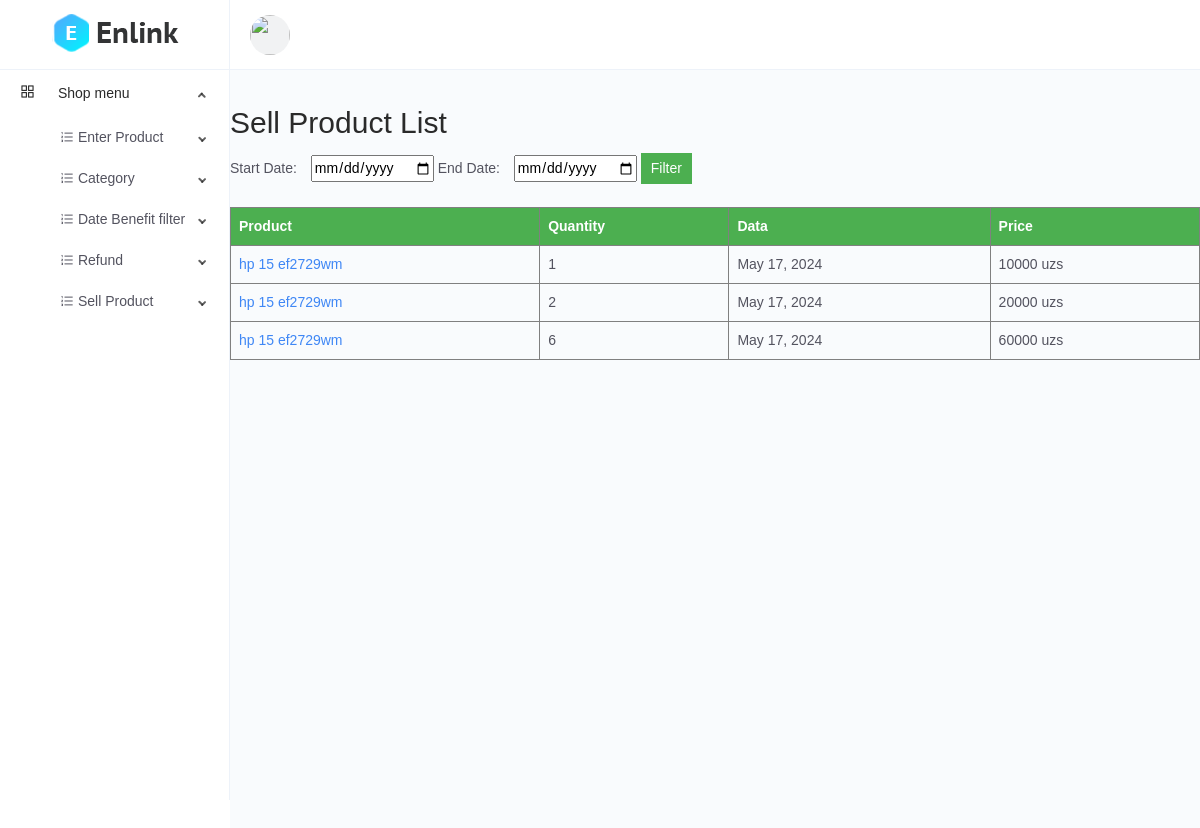
/sell-product/list/ (signed in), run on the app's committed database.
### main/models.py (models this page shows, shortened)
class CodeGenerate(models.Model):
    code = models.CharField(max_length=255, blank=True, unique=True)
    class Meta:
        abstract = True

class SellProduct(CodeGenerate):
    product = models.ForeignKey(Product, on_delete=models.CASCADE)
    quantity = models.IntegerField()
    sold_at = models.DateField(auto_now_add=True)
    refunded = models.BooleanField(default=False)
    price = models.IntegerField(blank=True, null=True)
    class Meta:
        ordering = ['-sold_at']

class Product(CodeGenerate):
    category = models.ForeignKey(Category, on_delete=models.CASCADE)
    name = models.CharField(max_length=255)
    price = models.DecimalField(decimal_places=2, max_digits=15)
    discount_price = models.DecimalField(decimal_places=2, max_digits=10, blank=True, null=True)
    banner_img = models.ImageField(upload_to='media/banner-img/')
    quantity = models.IntegerField()
    qr_code = models.ImageField(blank=True, upload_to="media/qr")

### main/views.py (the view)
# urls.py: path('sell-product/list/', views.sellproduct_list, name='sellproduct_list'),
def sellproduct_list(request):
    start_date = request.GET.get('start_date')
    end_date = request.GET.get('end_date')
    sell_products = models.SellProduct.objects.all()
    if start_date and end_date:
        sell_product = sell_products.filter(sold_at__range=[start_date, end_date])
    return render(request, 'sell_product/list.html', {'sell_products': sell_products})

### templates/sell_product/list.html (shortened to what this page needs)
{% extends 'base.html' %}
{% block content %}
    <h1>Sell Product List</h1>
    <form method="get">
        <label for="start-date">Start Date:</label>
        <input type="date" id="start-date" name="start_date">
        <label for="end-date">End Date:</label>
        <input type="date" id="end-date" name="end_date">
        <button type="submit">Filter</button>
    </form>
    <table border="1">
        <thead>
            <tr>
                <th>Product</th>
                <th>Quantity</th>
                <th>Data</th>
                <th>Price</th>
            </tr>
        </thead>
        <tbody>
            {% for sell_product in sell_products %}
            <tr>
               <td><a href="{% url 'sellproduct_detail' sell_product.code %}">{{ sell_product.product.name }}</a></td>
                <td>{{ sell_product.quantity }}</td>
                <td>{{ sell_product.sold_at }}</td>
                <td>{{ sell_product.price }} uzs</td>
            </tr>
            {% endfor %}
        </tbody>
    </table>
{% endblock %}

### templates/base.html (style rules this page uses)
body { padding-top: 100px; }

### templates/sell_product/list.html (style rules this page uses)
body { font-family: Arial, sans-serif; padding-top: 100px; }
form { margin-bottom: 20px; }
label { margin-right: 10px; }
button[type="submit"] { padding: 5px 10px; background-color: #4CAF50; color: white; border: none; cursor: pointer; }
table { border-collapse: collapse; width: 100%; }
th, td { padding: 8px; text-align: left; }
th { background-color: #4CAF50; color: white; }

### data on the page
SellProduct: product.name "hp 15 ef2729wm", quantity "1", sold_at "May 17, 2024", price "10000"
SellProduct: product.name "hp 15 ef2729wm", quantity "2", sold_at "May 17, 2024", price "20000"
SellProduct: product.name "hp 15 ef2729wm", quantity "6", sold_at "May 17, 2024", price "60000"
